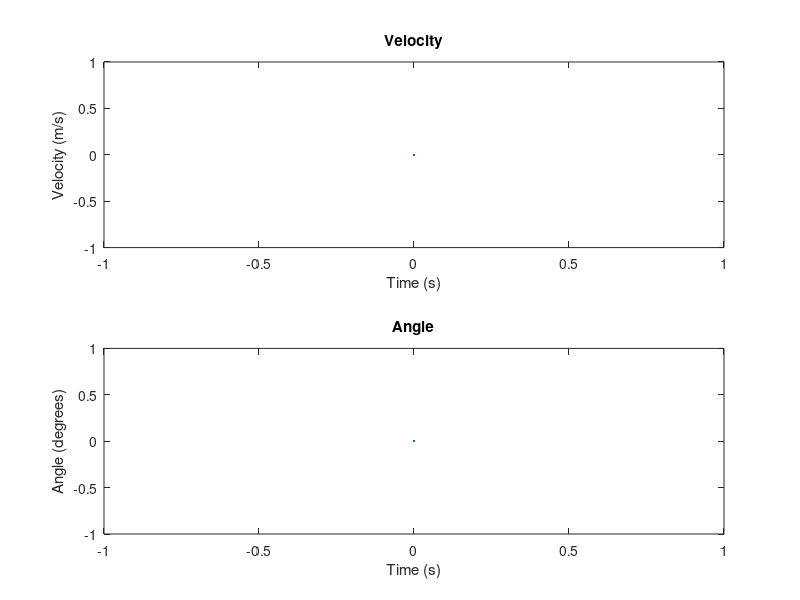

MATLAB code to generate this figure: (Note: this script raises an error after producing the figure.)
clear;
close all;
%variable changed in simulatons
angle=90;%in degrees
animate=false;
figure;
EndTime=50;%in s
SampleRate=10;%sample/s
SinFrequency=.1;%Hz
amplitude=10;
direction=[cosd(angle),sind(angle)];
% position 
P = [0,0]; % (x1,y1)
P2 = [30,0]; % (x1,y1)
% previous position pf source
PT = [0,0]; % (x1,y1)
% frequencies
f0 = [300,1500,3000]; 
% sound speed
c = 1500; % m/s
if animate
    S=3;
else
    S=2;
end
subplot(S,1,1);
h2 = plot(0,0);
L = subplot(S,1,1);
xlabel(L,'Time (s)');
ylabel(L,'Velocity (m/s)');
title(L,'Velocity');
subplot(S,1,2);
h3 = plot(0,0);
L = subplot(S,1,2);
xlabel(L,'Time (s)');
ylabel(L,'Angle (degrees)');
title(L,'Angle');
PT(1)=direction(1)*amplitude*cos(-1/SampleRate*pi*SinFrequency);
PT(2)=direction(2)*amplitude*cos(-1/SampleRate*pi*SinFrequency);
fr=zeros(EndTime*SampleRate,1);
fr2=zeros(EndTime*SampleRate,1);
dif=0;
for i=0:1/SampleRate:EndTime
    P(1)=direction(1)*amplitude*cos(i*pi*SinFrequency);
    P(2)=direction(2)*amplitude*cos(i*pi*SinFrequency);
	d = CalculateDistance(P(1),P(2),0,PT(1),PT(2),0);
    if(P(2)>PT(2)||P(1)>PT(1))
        vt = d*2*SampleRate;
    else
        vt = -d*2*SampleRate;
    end
	ds = CalculateDistance(P(1),P(2),0,P2(1),P2(2),0);
    cosAngle=((P2(1)-P(1))*direction(1)+(P2(2)-P(2))*direction(2))/ds;
    j=int16(i*SampleRate)+1;
    fr2(j)=(1+vt*cosAngle/c);
    fr(j)=c/(c-vt*cosAngle);
    dif=dif+fr2(j)-fr(j);
    xd = get(h2,'xdata');
    yd = get(h2,'ydata');
    set(h2,'xdata',[xd(:) ; i],'ydata',[yd(:) ; vt]);
    xd = get(h3,'xdata');
    yd = get(h3,'ydata');
    set(h3,'xdata',[xd(:) ; i],'ydata',[yd(:) ; acosd(cosAngle)]);
    if animate
        subplot(4,1,4);
        plot(P(1),P(2),'ro');
        hold on;
        plot(P2(1),P2(2),'o');
        hold off;
        if amplitude>40
            xlim([-amplitude amplitude]);
            ylim([-amplitude amplitude]);
        else
            xlim([-40 40]);
            ylim([-40 40]);
        end
        pause(.1);
    end
    PT(1)=P(1);
    PT(2)=P(2);
end
figure;
for i=1:length(f0)
    plot(0:1/SampleRate:EndTime,fr*f0(i)-f0(i),'b');
    hold on;
    plot(0:1/SampleRate:EndTime,fr2.*f0(i)-f0(i),'r');
    text(20/SampleRate,fr(20)*f0(i)-f0(i),['f0 = ' num2str(f0(i)) ' Hertz']);
end
xlabel('Time (s)');
ylabel('Doppler shift (Hertz)');
title(['Doppler shift at angle ' num2str(angle)]);
legend('moving sender','moving receiver');